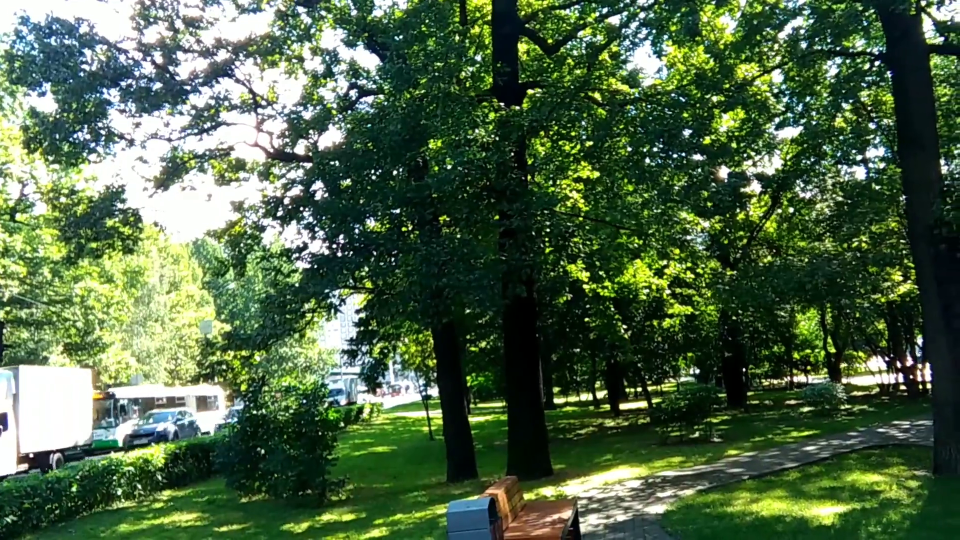
#> input picture frame 17 of exp9/video.mp4, 1920 x 1080 px (shown at 1/2 size)
$ python exp9.py
#> lines starting #> are read from the running program, lines starting #| are printed output that depends on the picture
import cv2
import numpy as np

cap = cv2.VideoCapture('video.mp4')

if not cap.isOpened():
    print("Error: Cannot load video file!")
    exit()

fps = cap.get(cv2.CAP_PROP_FPS)
w = int(cap.get(cv2.CAP_PROP_FRAME_WIDTH))
h = int(cap.get(cv2.CAP_PROP_FRAME_HEIGHT))

fourcc = cv2.VideoWriter_fourcc(*'MJPG')
out = cv2.VideoWriter('video_perspective.avi', fourcc, fps, (w, h))

# Perspective transformation points
pts1 = np.float32([[0, 0], [w-1, 0], [0, h-1], [w-1, h-1]])
pts2 = np.float32([[0, 0], [w-1, h*0.3], [w*0.2, h-1], [w-1, h-1]])
matrix = cv2.getPerspectiveTransform(pts1, pts2)

frame_count = 0
while True:
    ret, frame = cap.read()
#> frame is the input picture: shape (1080, 1920, 3); mean B, G, R 69.7, 100.9, 77.8
    if not ret: break

    perspective_frame = cv2.warpPerspective(frame, matrix, (w, h))
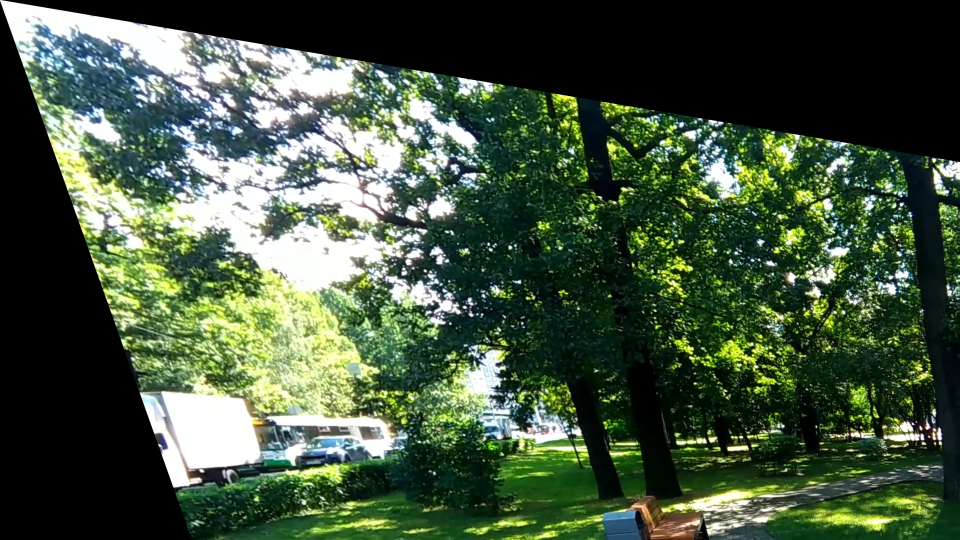
#> perspective_frame: shape (1080, 1920, 3) (shown at 1/2 size); mean B, G, R 62.5, 84.5, 67.6
    out.write(perspective_frame)
    frame_count += 1

cap.release()
out.release()
print(f"Done! Processed {frame_count} frames")
print(f"Saved as 'video_perspective.avi'")

$ run again, starting later in the video
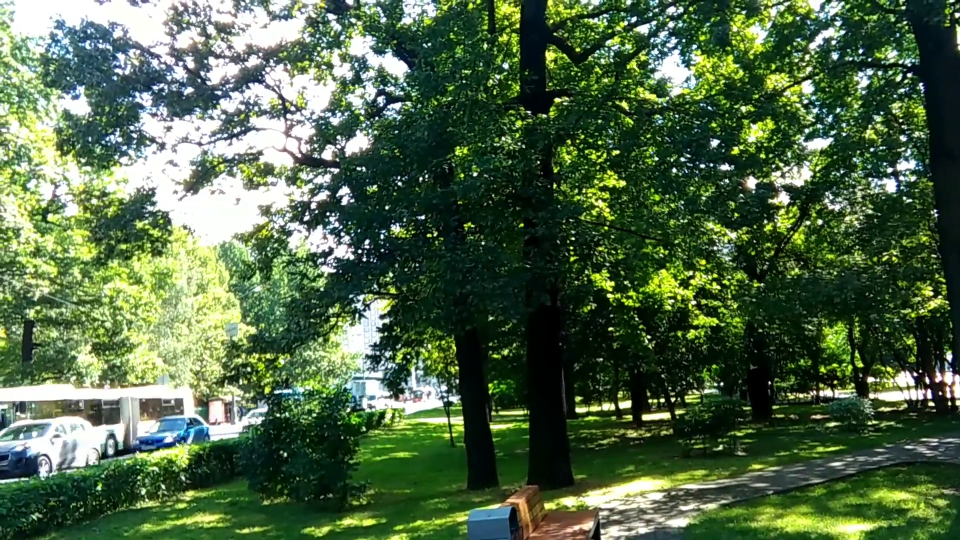
#> input picture frame 76 of exp9/video.mp4, 1920 x 1080 px (shown at 1/2 size)
#> frame is the input picture: shape (1080, 1920, 3); mean B, G, R 71, 103.4, 80.1
#> `perspective_frame = cv2.warpPerspective(frame, matrix, (w, h))`:
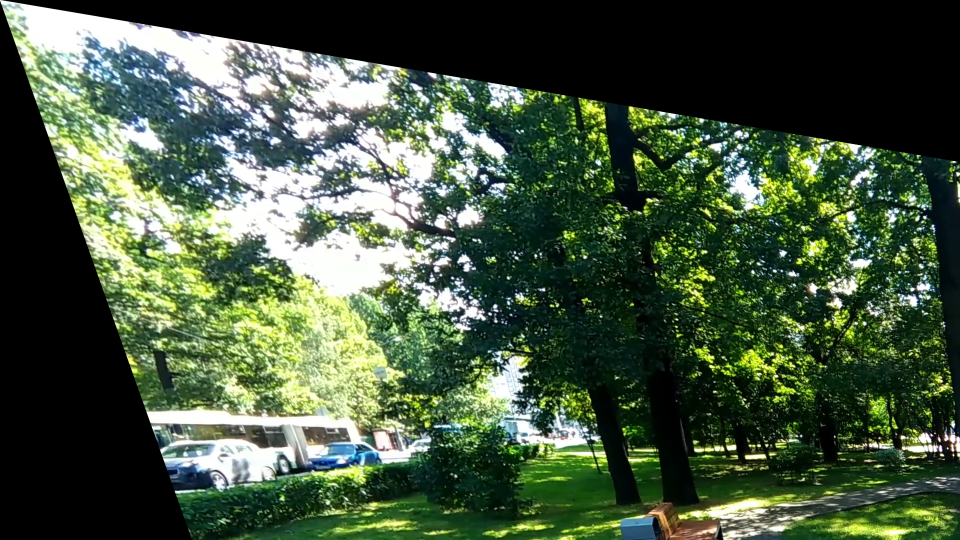
#> perspective_frame: shape (1080, 1920, 3) (shown at 1/2 size); mean B, G, R 63.5, 86.5, 69.5

$ run again, starting later in the video
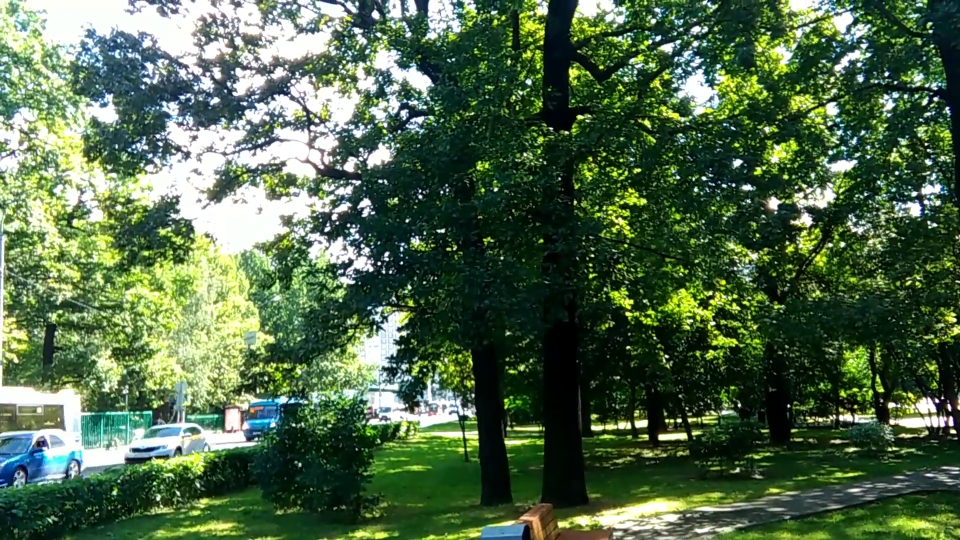
#> input picture frame 136 of exp9/video.mp4, 1920 x 1080 px (shown at 1/2 size)
#> frame is the input picture: shape (1080, 1920, 3); mean B, G, R 73.7, 104.4, 80.2
#> `perspective_frame = cv2.warpPerspective(frame, matrix, (w, h))`:
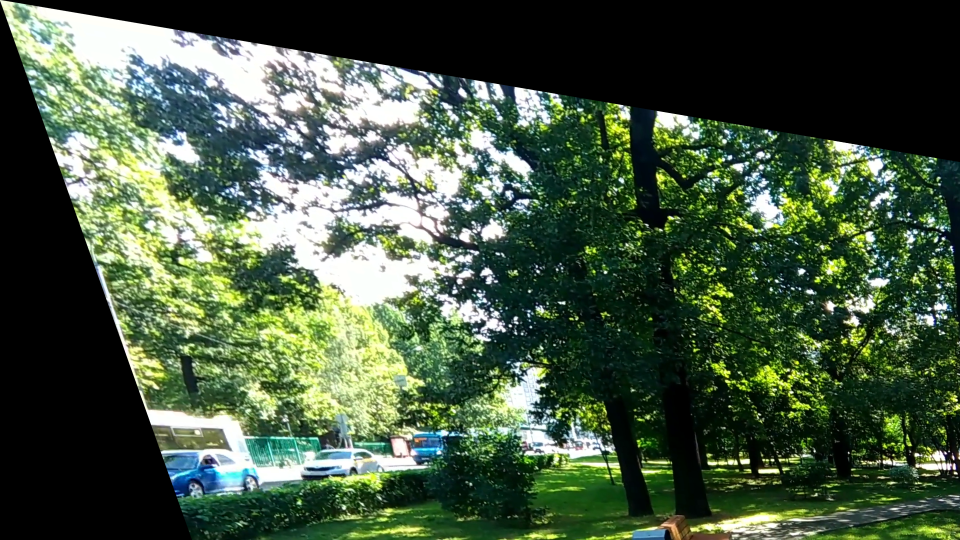
#> perspective_frame: shape (1080, 1920, 3) (shown at 1/2 size); mean B, G, R 65.9, 88, 70.2
